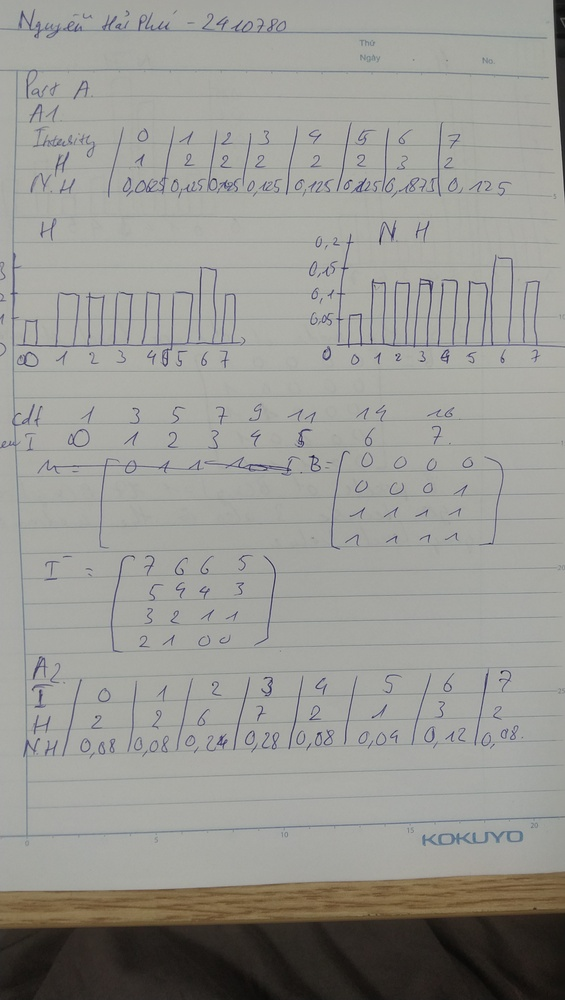
#> input picture labwork1/IMG_20260516_130311.jpg, 565 x 1000 px, shrunk from 2352 x 4160 before the run
$ python B3.py IMG_20260516_130311.jpg
#> lines starting #> are read from the running program, lines starting #| are printed output that depends on the picture; after the words box and inside, x2 and y2 are one past the last pixel; in counts of white or black regions, pixels touching at a corner belong together
#> in main, input_img is the input picture: shape (1000, 565, 3); mean B, G, R 147.5, 152.4, 152.7
#!/usr/bin/env python3

import os
import sys

import cv2
import numpy as np

def grayscale(image):
    r = image[:, :, 2]
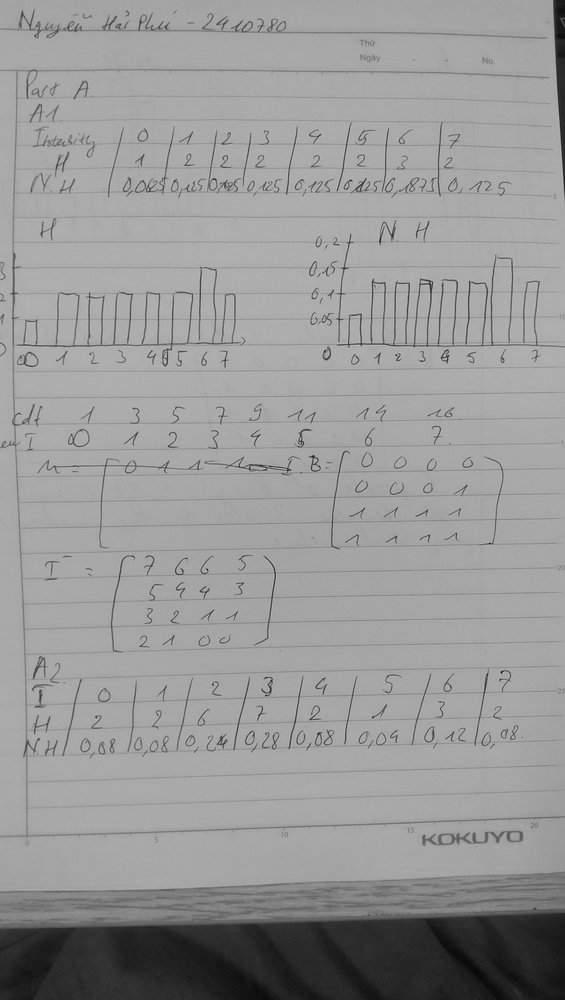
#> r: shape (1000, 565); min 8, max 195, mean 152.7
    g = image[:, :, 1]
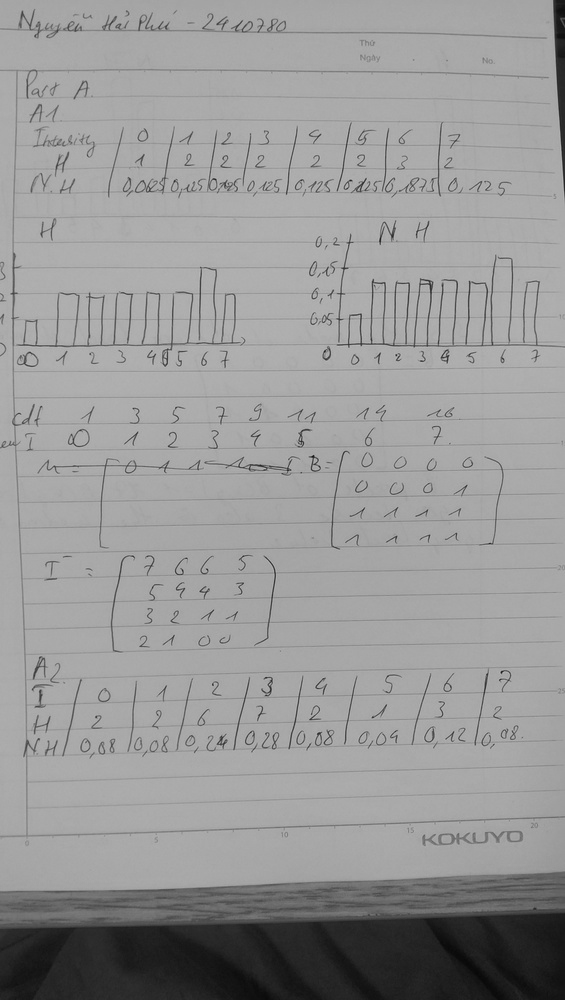
#> g: shape (1000, 565); min 7, max 194, mean 152.4
    b = image[:, :, 0]
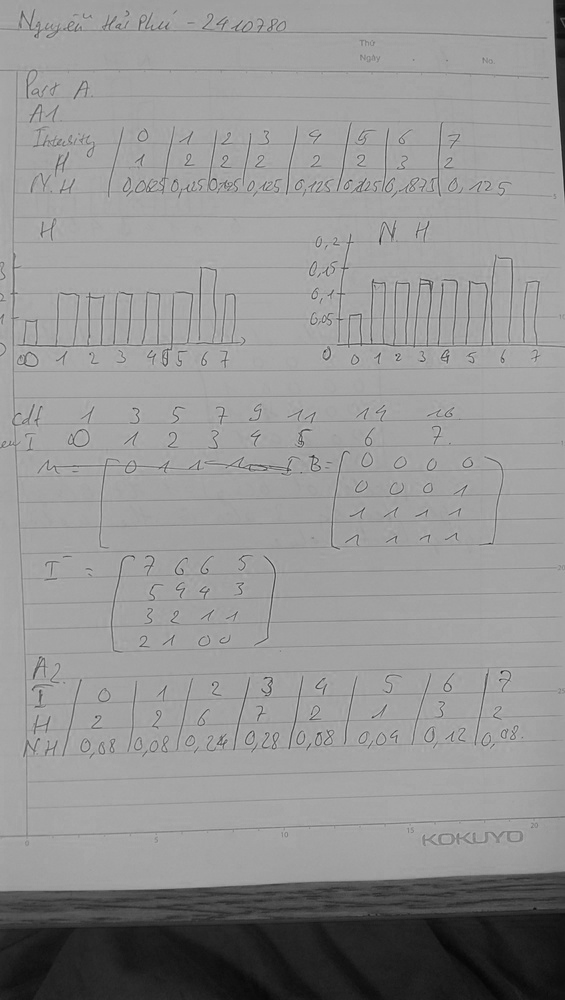
#> b: shape (1000, 565); min 5, max 211, mean 147.5
    gray = 0.2126 * r + 0.7152 * g + 0.0722 * b
    return gray.astype(np.uint8)

def binary_img(gray, threshold):
#> called with threshold = 80
    bi = np.where(gray >= threshold, 255, 0).astype(np.uint8)
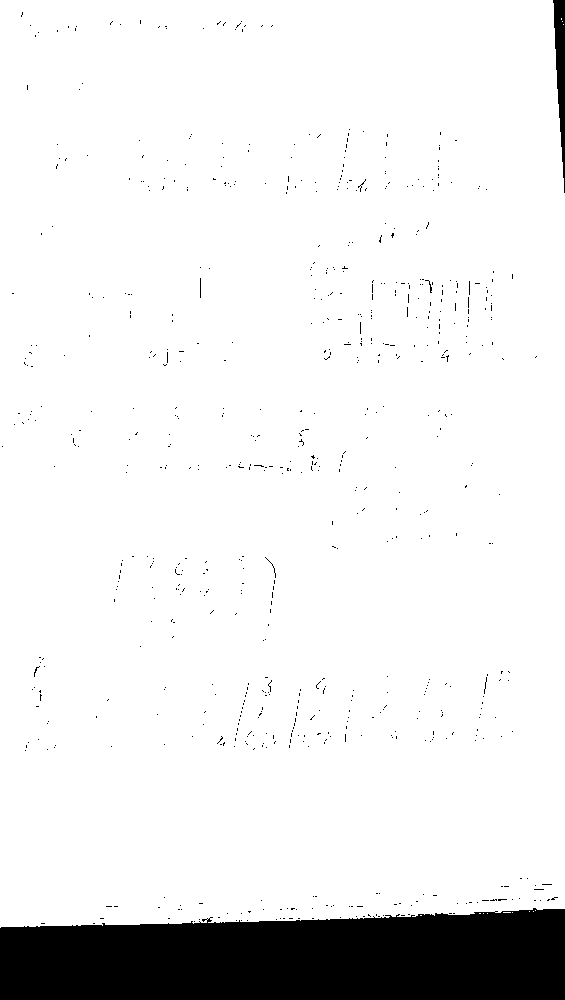
#> bi: shape (1000, 565); 91.4% white; 701 black regions (696 under 20 px), largest, box (x1, y1, x2, y2) and area: (0, 908, 565, 1000) 45387, (553, 0, 565, 193) 1269, (425, 280, 432, 293) 22, (265, 557, 276, 578) 21, (200, 278, 201, 298) 20
    return bi

def main():
    if len(sys.argv) < 2:
        sys.exit(1)

    img_path = sys.argv[-1]

    input_img = cv2.imread(img_path)
    gray = grayscale(input_img)

    i_name, ext = os.path.splitext(img_path)
    gray_path = f"grayscaled_{i_name}{ext}"
    cv2.imwrite(gray_path, gray)

    threshold = 80
    bc = binary_img(gray, threshold)
    out_path = f"bi_{i_name}{ext}"
    cv2.imwrite(out_path, bc)

if __name__ == "__main__":
    main()
